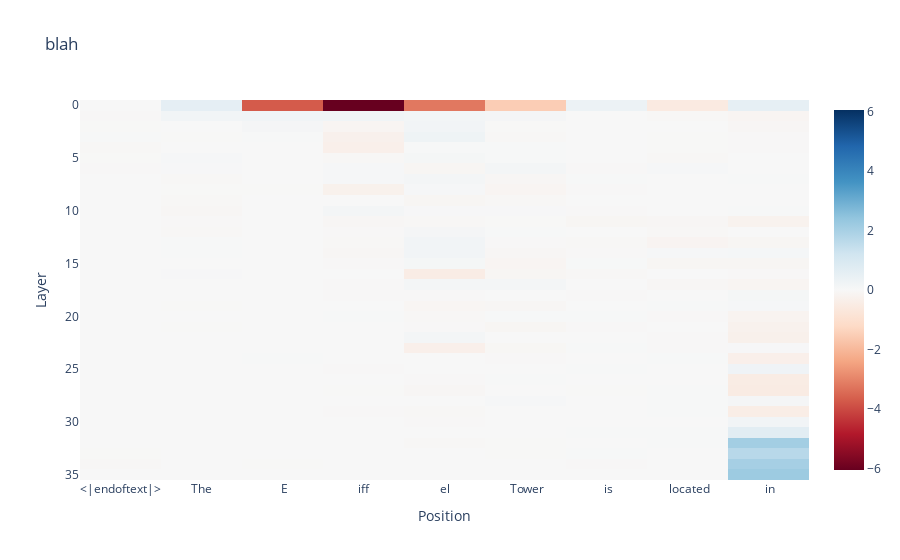

The notebook cell this image was saved under:
### Code cell
plot_total_effect(target_total_effect_mlp, data[0])

### Figure 1 — Plotly figure (JSON) as saved in the notebook; plotly's stock layout.template omitted (floating-point values rounded to 4 significant figures; data arrays with more than 128 entries replaced by an {"elided": "..."} marker saying what was removed)
{"data": [{"coloraxis": "coloraxis", "hovertemplate": "Position: %{x}<br>Layer: %{y}<br>color: %{z}<extra></extra>", "name": "0", "type": "heatmap", "x": ["<|endoftext|>", "The", " E", "iff", "el", " Tower", " is", " located", " in"], "xaxis": "x", "yaxis": "y", "z": {"elided": "36x9 float values"}}], "layout": {"autosize": true, "coloraxis": {"cmid": 0, "colorscale": [[0, "rgb(103,0,31)"], [0.1, "rgb(178,24,43)"], [0.2, "rgb(214,96,77)"], [0.3, "rgb(244,165,130)"], [0.4, "rgb(253,219,199)"], [0.5, "rgb(247,247,247)"], [0.6, "rgb(209,229,240)"], [0.7, "rgb(146,197,222)"], [0.8, "rgb(67,147,195)"], [0.9, "rgb(33,102,172)"], [1, "rgb(5,48,97)"]]}, "title": {"text": "blah"}, "xaxis": {"anchor": "y", "autorange": true, "constrain": "domain", "domain": [0, 1], "range": [-0.5, 8.5], "scaleanchor": "y", "title": {"text": "Position"}, "type": "category"}, "yaxis": {"anchor": "x", "autorange": true, "constrain": "domain", "domain": [0, 1], "range": [35.5, -0.5], "title": {"text": "Layer"}}}}
